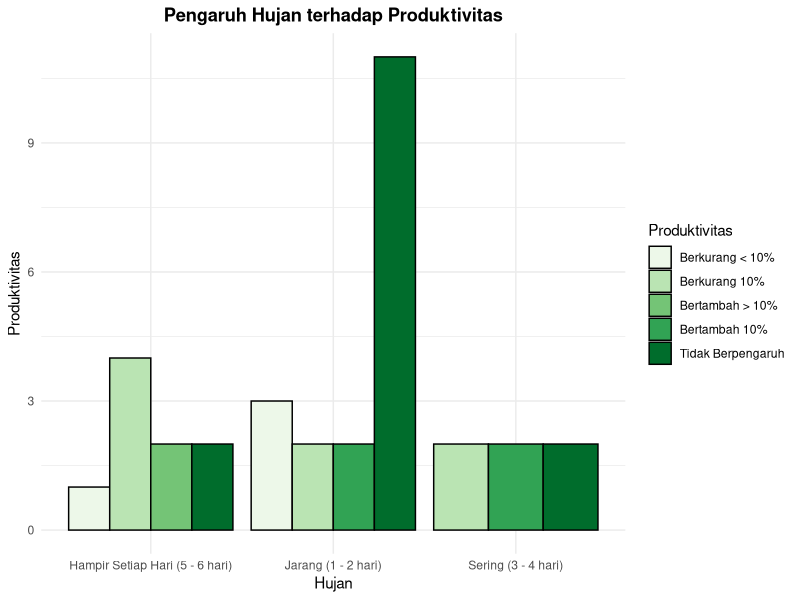
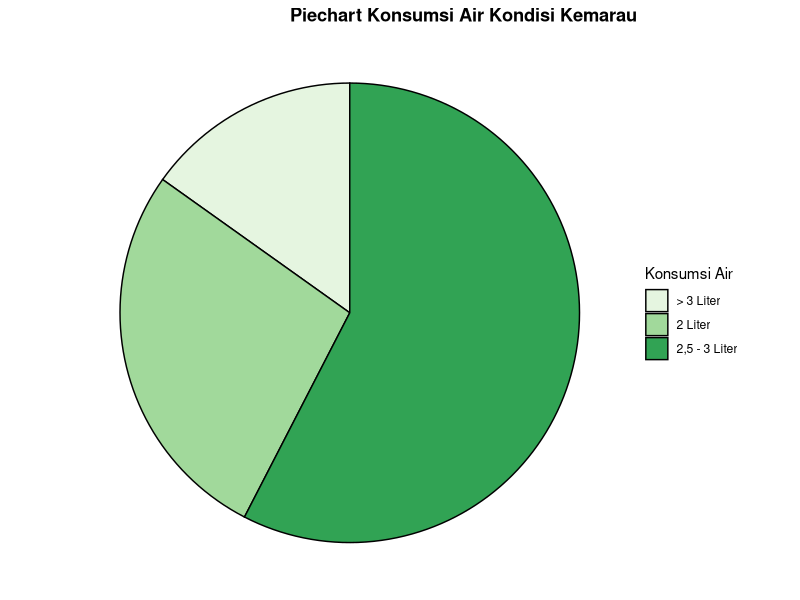
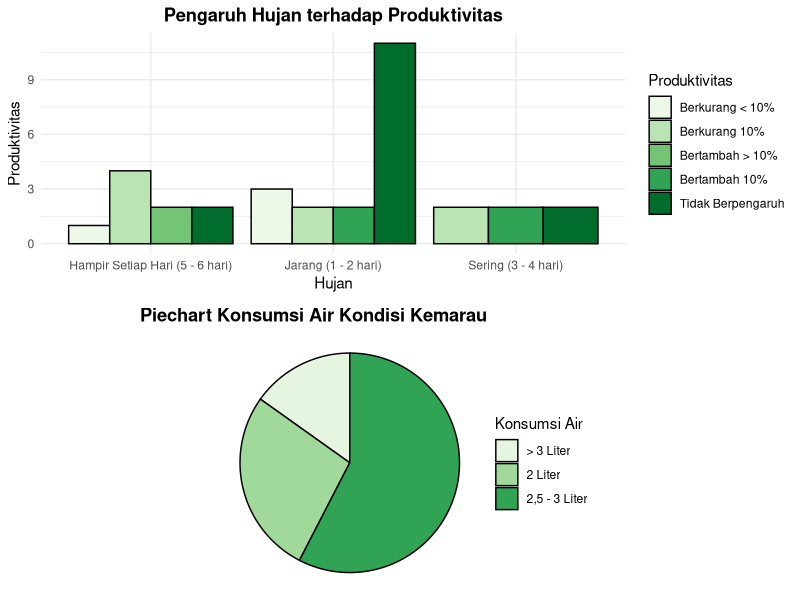

Write the R code that produced these figures, in order.
df <- read.csv("Dataset_Kelompok_C_clean.csv")
library(ggplot2)
library(gridExtra)

#barchart
HujanProduk <- ggplot(df, aes(x = Hujan, fill = Produktivitas))+
    geom_bar(position = 'dodge', stat = 'count', color = "black")+
    labs(
        title = "Pengaruh Hujan terhadap Produktivitas",
        x = "Hujan",
        y = "Produktivitas"
    )+
    theme_minimal()+
    theme(legend.position = "right")+
    theme(plot.title = element_text(face = "bold", hjust = 0.5))+
    scale_fill_brewer(palette = "")

HujanProduk

#piechart
konsumAir <- ggplot(df, aes(x = '', fill = konsumsiAIR))+
    geom_bar(width = 1, stat = 'count', color = 'black')+
    coord_polar(theta = 'y')+
    labs(
        title = "Piechart Konsumsi Air Kondisi Kemarau",
        fill = "Konsumsi Air"
    )+
    theme_void()+
    theme(plot.title = element_text(face = "bold", hjust = 1))+
    scale_fill_brewer(palette = "")

konsumAir

visualisasi1 <- grid.arrange(arrangeGrob(HujanProduk, konsumAir))
ggsave(
    "Pengaruh Hujan & Frekuensi Konsumsi Air.jpeg",
    plot = visualisasi1,
    dpi = 300
)
